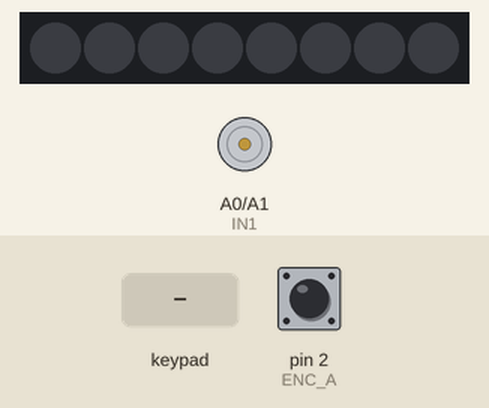
A sketch run on a simulated Arduino Uno, built with avr-gcc and run on an emulated ATmega328P. Shown: 8 RGB LEDs in strip order, left to right, motor-driver pin pairs drawn as motors (green arrow = first pin HIGH = forward, orange = second pin HIGH = backward, longer = more drive, scaled by the enable pin). The inputs (shaded band) are chosen by the test bench; at power-on: pin 2 (ENC_A) HIGH.

Above: at 1.2 s.
1.3 s: keypad keys 1 2 1 1 9 8 A pressed 0.4 s apart
At 2.6 s:
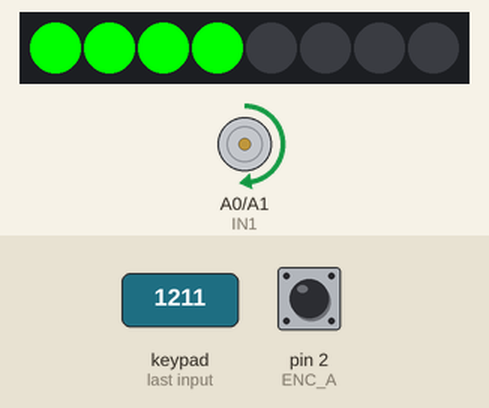
5.6 s: key 'A' pressed
7.1 s: key '2' pressed
At 9.3 s:
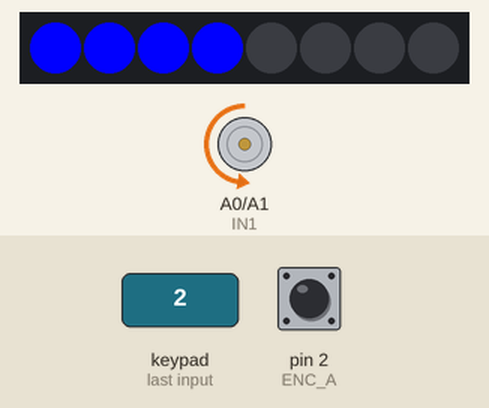
9.6 s: keypad keys 7 6 5 4 pressed 0.4 s apart
At 10.6 s:
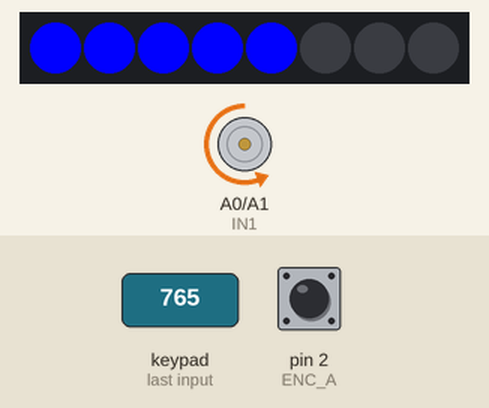
12.7 s: key '1' pressed
At 13.9 s:
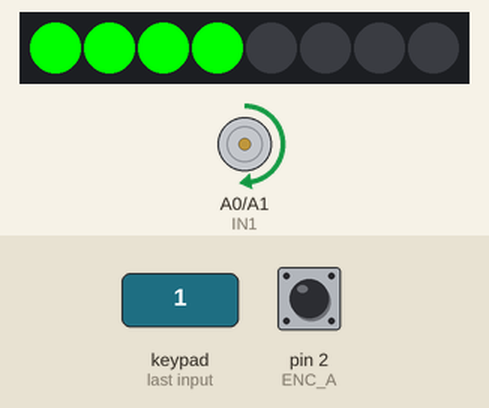
14.2 s: keypad keys 7 6 5 4 # pressed 0.4 s apart
At 15.2 s:
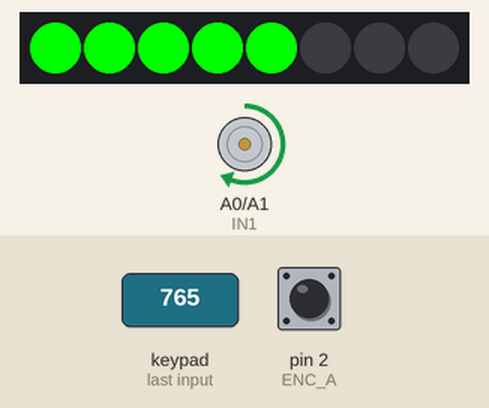
Timing chart, 0 to 17.2 s (numbered marks = the images above; inputs shaded):
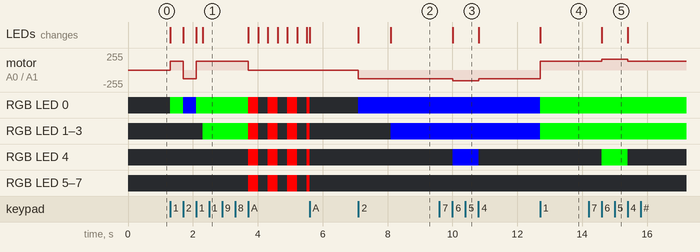

The sketch:

tugas_heroes_taura_5759551.ino
```cpp
#include <Keypad.h>
#include <Adafruit_NeoPixel.h>

// PIN
#define LED_PIN 13
#define EN_PIN  10
#define IN1     A0
#define IN2     A1
#define ENC_A   2
#define ENC_B   3

#define NUM_LED 8
// KEYPAD
// 1 = CW, 2 = CCW, 0 = Stop
// 6 = Speed Up, 4 = Speed Down
// A = E-Stop

char keys[4][4] = {
  {'1','2','3','A'},
  {'4','5','6','B'},
  {'7','8','9','C'},
  {'*','0','#','D'}
};
byte rowPins[4] = {12, 11, 9, 8};
byte colPins[4] = {7, 6, 5, 4};
Keypad keypad = Keypad(
  makeKeymap(keys), rowPins, colPins, 4, 4
);
Adafruit_NeoPixel led(
  NUM_LED, LED_PIN, NEO_GRB + NEO_KHZ800
);
// VARIABEL
int speedPWM = 0;
int direction = 0;       // 0 Stop, 1 CW, 2 CCW
bool eStop = false;

volatile unsigned long encoderCount = 0;
unsigned long oldCount = 0;
unsigned long lastCheck = 0;

bool encoderFault = false;

// ENCODER
void encoderPulse() {
  encoderCount++;
}
// SETUP
void setup() {
  pinMode(EN_PIN, OUTPUT);
  pinMode(IN1, OUTPUT);
  pinMode(IN2, OUTPUT);
  pinMode(ENC_A, INPUT);
  pinMode(ENC_B, INPUT);

  led.begin();
  led.show();

  attachInterrupt(digitalPinToInterrupt(ENC_A), encoderPulse, CHANGE);
  stopMotor();
}
// LOOP
void loop() {

  char key = keypad.getKey();

  // E-STOP
  if (key == 'A') {
    eStop = !eStop;

    if (eStop)
      stopMotor();
  }
  // LOCKED STATE
  if (eStop) {
    blinkRed();
    return;
  }
  // KEYPAD CONTROL
  if (key) {

    if (key == '1') {
      direction = 1;
      if (speedPWM == 0) speedPWM = 128;
    }
    else if (key == '2') {
      direction = 2;
      if (speedPWM == 0) speedPWM = 128;
    }
    else if (key == '0') {
      stopMotor();
    }
    else if (key == '6') {
      speedPWM = min(255, speedPWM + 32);
    }
    else if (key == '4') {
      speedPWM = max(0, speedPWM - 32);

      if (speedPWM == 0)
        direction = 0;
    }
  }
  motorControl();
  checkEncoder();
  showSpeed();
}
// MOTOR
void motorControl() {

  analogWrite(EN_PIN, speedPWM);

  if (direction == 1) {
    digitalWrite(IN1, HIGH);
    digitalWrite(IN2, LOW);
  }
  else if (direction == 2) {
    digitalWrite(IN1, LOW);
    digitalWrite(IN2, HIGH);
  }

  else {
    stopMotor();
  }
}
void stopMotor() {

  speedPWM = 0;
  direction = 0;

  digitalWrite(IN1, LOW);
  digitalWrite(IN2, LOW);
  analogWrite(EN_PIN, 0);

  encoderFault = false;
}
// ENCODER FAULT
void checkEncoder() {

  if (speedPWM == 0) {
    oldCount = encoderCount;
    lastCheck = millis();
    encoderFault = false;
    return;
  }
  if (millis() - lastCheck >= 1000) {

    if (encoderCount == oldCount)
      encoderFault = true;
    else
      encoderFault = false;

    oldCount = encoderCount;
    lastCheck = millis();
  }
}
// NEOPIXEL
void showSpeed() {

  led.clear();

  if (speedPWM == 0) {
    led.show();
    return;
  }
  int leds;

  // Normal = encoder
  if (!encoderFault) {
    leds = map(encoderCount % 50, 0, 50, 1, 8);
  }
  // Encoder error = PWM fallback
  else {
    leds = map(speedPWM, 0, 255, 0, 8);
  }
  uint32_t color;

  if (direction == 1)
    color = led.Color(0, 255, 0);      // CW = Green
  else
    color = led.Color(0, 0, 255);      // CCW = Blue

  for (int i = 0; i < leds; i++)
    led.setPixelColor(i, color);

  led.show();
}
// E-STOP
void blinkRed() {

  static unsigned long timer = 0;
  static bool state = false;

  if (millis() - timer >= 300) {

    timer = millis();
    state = !state;

    led.clear();

    if (state) {
      for (int i = 0; i < NUM_LED; i++)
        led.setPixelColor(i, led.Color(255, 0, 0));
    }
    led.show();
  }
}
```

Measured:
- after the input at 1.3 s, motor on A0 (IN1) / A1 (IN2): stopped → forward 128/255 at once, → backward 128/255 0.40 s later, → forward 128/255 0.41 s later, → stopped 1.6 s later; RGB LED 0: off → RGB(0, 255, 0) at once, → RGB(0, 0, 255) 0.40 s later, → RGB(0, 255, 0) 0.41 s later, → RGB(255, 0, 0) 1.6 s later, … (10 changes in this stretch)
- after the input at 7.1 s, motor on A0 (IN1) / A1 (IN2): stopped → backward 128/255 at once; RGB LED 0: off → RGB(0, 0, 255) at once; RGB LED 1–3: off → RGB(0, 0, 255) after 1.0 s; the LEDs: first change at once (image 2 shows a later state)
- after the input at 9.6 s, motor on A0 (IN1) / A1 (IN2): backward 128/255 → backward 160/255 after 0.41 s, → backward 128/255 0.80 s later; RGB LED 4: off → RGB(0, 0, 255) after 0.41 s, → off 0.80 s later; the LEDs: change after 0.41 s (image 3)
- after the input at 12.7 s, motor on A0 (IN1) / A1 (IN2): backward 128/255 → forward 128/255 at once; RGB LED 0–3: RGB(0, 0, 255) → RGB(0, 255, 0) at once; the LEDs: change at once (image 4)
- after the input at 14.2 s, motor on A0 (IN1) / A1 (IN2): forward 128/255 → forward 160/255 after 0.40 s, → forward 128/255 0.80 s later; RGB LED 4: off → RGB(0, 255, 0) after 0.40 s, → off 0.80 s later; the LEDs: change after 0.40 s (image 5)
